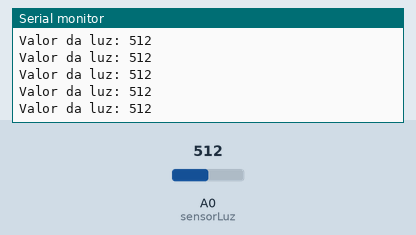
The sketch below on a simulated Arduino Uno, built with avr-gcc and run on an emulated ATmega328P. On the bench: the last lines printed to the serial monitor. Inputs (shaded band) come from the test bench; at power-on: A0 (sensorLuz) = 512.

Above: at 1.2 s.
1.3 s: A0 (sensorLuz) set to 716
At 1.31 s:
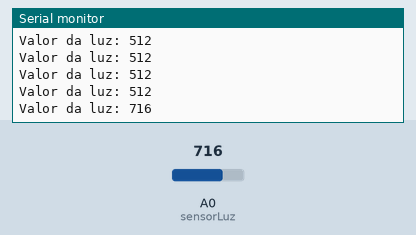
2.8 s: A0 (sensorLuz) set to 900
At 2.82 s:
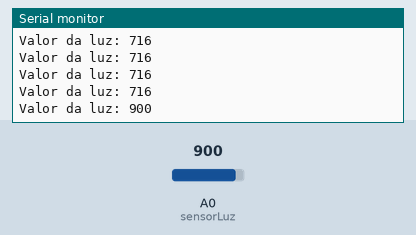
Timing chart, 0 to 5.8 s (numbered marks = the images above; inputs shaded):
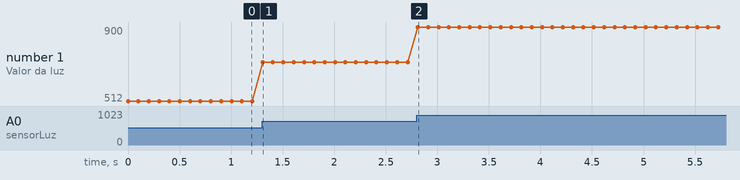

The sketch:

arrays.ino
```cpp
const int sensorLuz = A0;  // Define o pino A0 como a entrada do LDR

void setup() {
  Serial.begin(9600);      // Inicializa a comunicação serial
  pinMode(sensorLuz, INPUT); // Configura o pino como entrada (já é o padrão, mas é bom ser explícito)
}

void loop() {
  int valorLuz = analogRead(sensorLuz); // Lê o valor analógico do LDR
  Serial.print("Valor da luz: ");
  Serial.println(valorLuz);       // Imprime o valor no Serial Monitor
  delay(100);                  // Pequeno atraso para estabilidade
}
```

Measured:
- after the input at 1.3 s, the serial monitor: prints a new line at once (image 1)
- after the input at 2.8 s, the serial monitor: prints a new line at once (image 2)
- plotted number 1: 512 → 716 after the input at 1.3 s, 716 → 900 after the input at 2.8 s
